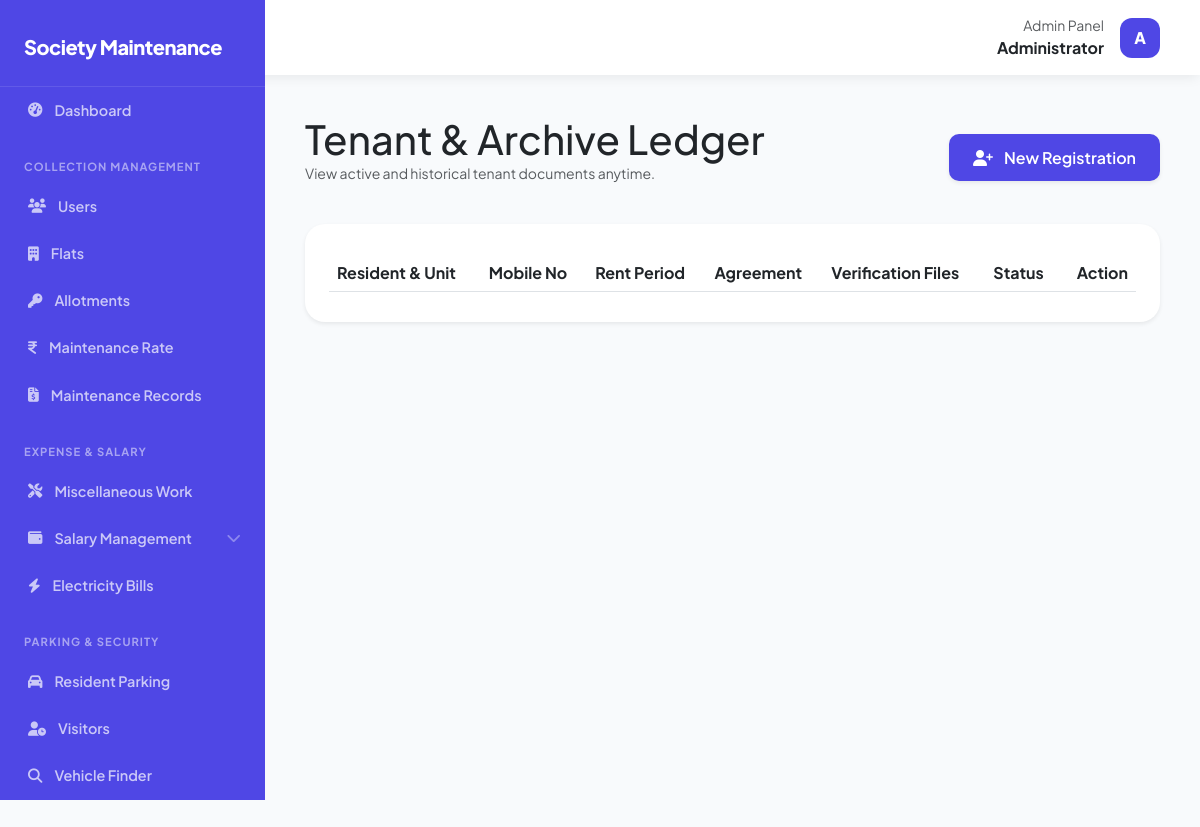
Page /public/tenants.php (signed in) on the earlier database version.
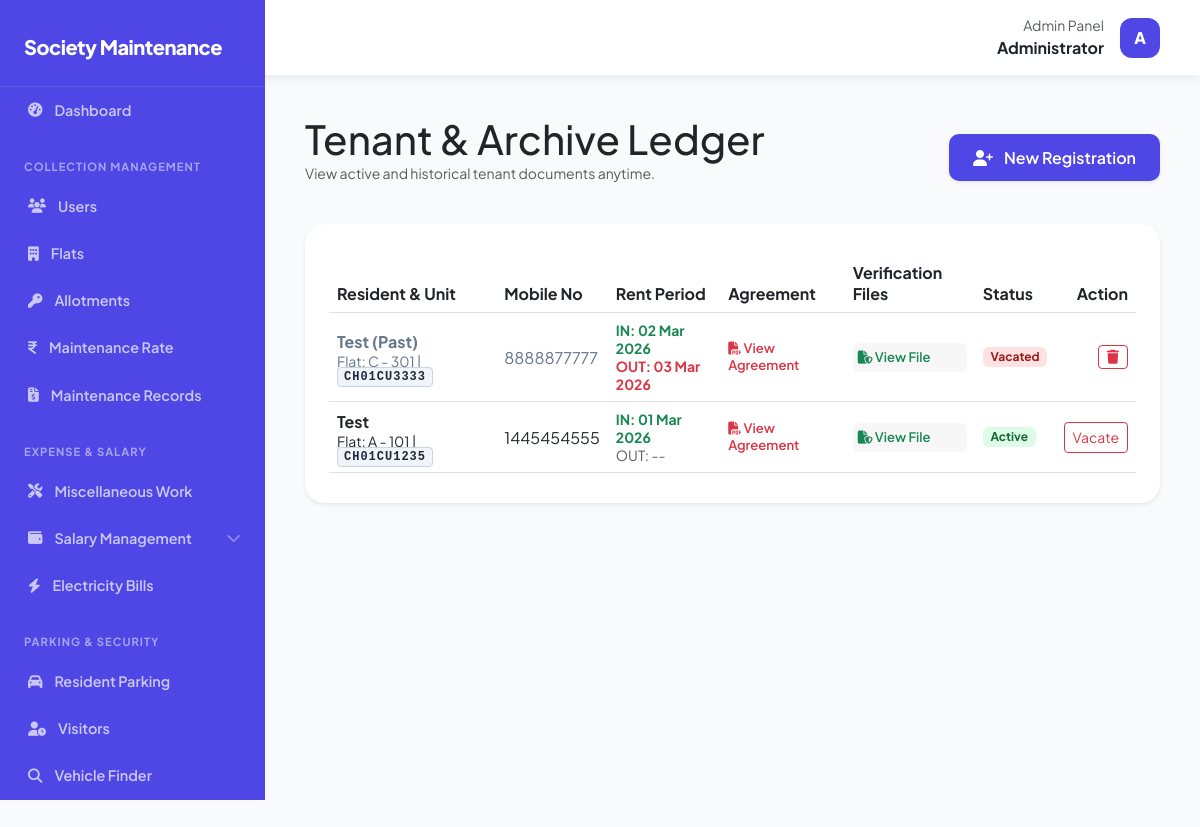
Same page on the later database version.
### tables this page shows
CREATE TABLE `tenants` (
  `id` int NOT NULL,
  `flat_id` int NOT NULL,
  `tenant_name` varchar(150) NOT NULL,
  `mobile_no` varchar(15) NOT NULL,
  `vehicle_no` varchar(50) DEFAULT NULL,
  `move_in` date NOT NULL,
  `move_out` date DEFAULT NULL,
  `agreement_file` varchar(255) DEFAULT NULL,
  `police_files` text,
  `status` enum('active','vacated') DEFAULT 'active',
  `created_at` timestamp NULL DEFAULT CURRENT_TIMESTAMP
);

CREATE TABLE `flats` (
  `id` int UNSIGNED NOT NULL,
  `flat_number` varchar(255) NOT NULL,
  `floor` int NOT NULL,
  `block_number` varchar(10) NOT NULL,
  `flat_type` varchar(30) NOT NULL,
  `created_at` timestamp NOT NULL DEFAULT CURRENT_TIMESTAMP
);

### public/tenants.php (the view, shortened to what the rows shown need)
<?php
require_once __DIR__ . '/../core/config.php';
$role   = $_SESSION['user_role'] ?? null;
if ($role === 'admin') {
    $stmt = $pdo->query("
        SELECT t.*, f.flat_number, f.block_number
        FROM tenants t
        JOIN flats f ON t.flat_id = f.id
        ORDER BY t.move_in DESC
    ");
}
$tenants = $stmt->fetchAll(PDO::FETCH_ASSOC);
include __DIR__ . '/../resources/layout/header.php';
?>
<!DOCTYPE html>
<html lang="en">
<head>
    <link rel="stylesheet" href="https://cdnjs.cloudflare.com/ajax/libs/font-awesome/6.5.0/css/all.min.css">
    <link href="https://cdn.jsdelivr.net/npm/bootstrap@5.3.0/dist/css/bootstrap.min.css" rel="stylesheet">
    <link rel="stylesheet" href="https://cdn.datatables.net/1.13.6/css/dataTables.bootstrap5.min.css">
    <link rel="stylesheet" href="../assets/css/styles.css">
</head>
<body>
    <div class="main-wrapper">
        <main id="main-content">
            <div class="d-flex flex-column flex-md-row justify-content-between align-items-md-center mb-4">
                <div>
                    <h1 class="fw-800 m-0">Tenant & Archive Ledger</h1>
                </div>
            </div>
            <div class="data-card shadow-sm border-0">
                <div class="table-responsive">
                    <table class="table table-hover datatable w-100 align-middle">
                        <thead>
                            <tr>
                                <th>Resident & Unit</th>
                                <th>Mobile No</th>
                                <th>Rent Period</th>
                                <th>Agreement</th>
                                <th>Verification Files</th>
                                <th>Status</th>
                                <?php if (isset($_SESSION['user_role']) && $_SESSION['user_role'] === 'admin'): ?>
                                    <th class="text-end">Action</th>
                                <?php endif; ?>
                            </tr>
                        </thead>
                        <tbody>
                            <?php foreach ($tenants as $t): ?>
                                <tr class="<?= $t['status'] === 'vacated' ? 'vacated-row' : '' ?>">
                                    <td>
                                        <span class="fw-bold d-block">
                                            <?= htmlspecialchars($t['tenant_name']) ?>
                                            <?= $t['status'] === 'vacated' ? '(Past)' : '' ?>
                                        </span>
                                        <small>
                                            Flat: <?= htmlspecialchars($t['block_number']) ?> -
                                            <?= htmlspecialchars($t['flat_number']) ?> |
                                            <?php if ($t['vehicle_no']): ?>
                                                <span class="vehicle-plate"><?= htmlspecialchars($t['vehicle_no']) ?></span>
                                            <?php endif; ?>
                                        </small>
                                    </td>
                                    <td>
                                        <?= htmlspecialchars($t['mobile_no']) ?>
                                    </td>
                                    <td>
                                        <div class="small fw-bold text-success">
                                            IN: <?= date("d M Y", strtotime($t['move_in'])) ?>
                                        </div>
                                        <div class="small <?= $t['move_out'] ? 'fw-bold text-danger' : 'text-muted' ?>">
                                            OUT: <?= $t['move_out'] ? date("d M Y", strtotime($t['move_out'])) : '--' ?>
                                        </div>
                                    </td>
                                    <td>
                                        <?php if ($t['agreement_file']): ?>
                                            <a href="uploads/agreements/<?= htmlspecialchars($t['agreement_file']) ?>"
                                                class="doc-link text-danger"
                                                target="_blank">
                                                <i class="fa fa-file-pdf"></i> View Agreement
                                            </a>
                                        <?php endif; ?>
                                    </td>
                                    <td>
                                        <div class="police-doc-list">
                                            <?php
                                            if ($t['police_files']) {
                                                $files = explode(",", $t['police_files']);
                                                foreach ($files as $file) {
                                                    echo '<a href="uploads/police/' . htmlspecialchars($file) . '"
                                                                class="doc-link text-success"
                                                                target="_blank">
                                                                <i class="fa fa-file-shield"></i> View File
                                                            </a>';
                                                }
                                            }
                                            ?>
                                        </div>
                                    </td>
                                    <td>
                                        <?php if ($t['status'] === 'active'): ?>
                                            <span class="badge badge-active">Active</span>
                                        <?php else: ?>
                                            <span class="badge badge-vacated">Vacated</span>
                                        <?php endif; ?>
                                    </td>
                                    <?php if (isset($_SESSION['user_role']) && $_SESSION['user_role'] === 'admin'): ?>
                                        <td class="text-end">
                                            <?php if ($t['status'] === 'active'): ?>
                                                <a href="?vacate=<?= $t['id'] ?>"
                                                    class="btn btn-sm btn-outline-danger"
                                                    onclick="return confirm('Confirm move-out?')">
                                                    Vacate
                                                </a>
                                            <?php else: ?>
                                                <a href="?delete=<?= $t['id'] ?>"
                                                    class="btn btn-sm btn-outline-danger"
                                                    onclick="return confirm('Are you sure you want to permanently delete this tenant record? This action cannot be undone.')">
                                                    <i class="fa fa-trash"></i>
                                                </a>
                                            <?php endif; ?>
                                        </td>
                                    <?php endif; ?>
                                </tr>
                            <?php endforeach; ?>
                        </tbody>
                    </table>
                </div>
            </div>
        </main>
    </div>
</body>
</html>
<?php include __DIR__ . '/../resources/layout/footer.php'; ?>

Differences in the rows shown:
now on this page (row edited): tenants: tenant_name "Test", status "(Past)", flat.block_number "C", flat.flat_number "301", vehicle_no "CH01CU3333", mobile_no "8888877777", move_in "02 Mar 2026", move_out "03 Mar 2026"
added tenants: tenant_name "Test", flat.block_number "A", flat.flat_number "101", vehicle_no "CH01CU1235", mobile_no "1445454555", move_in "01 Mar 2026", status "Active"
